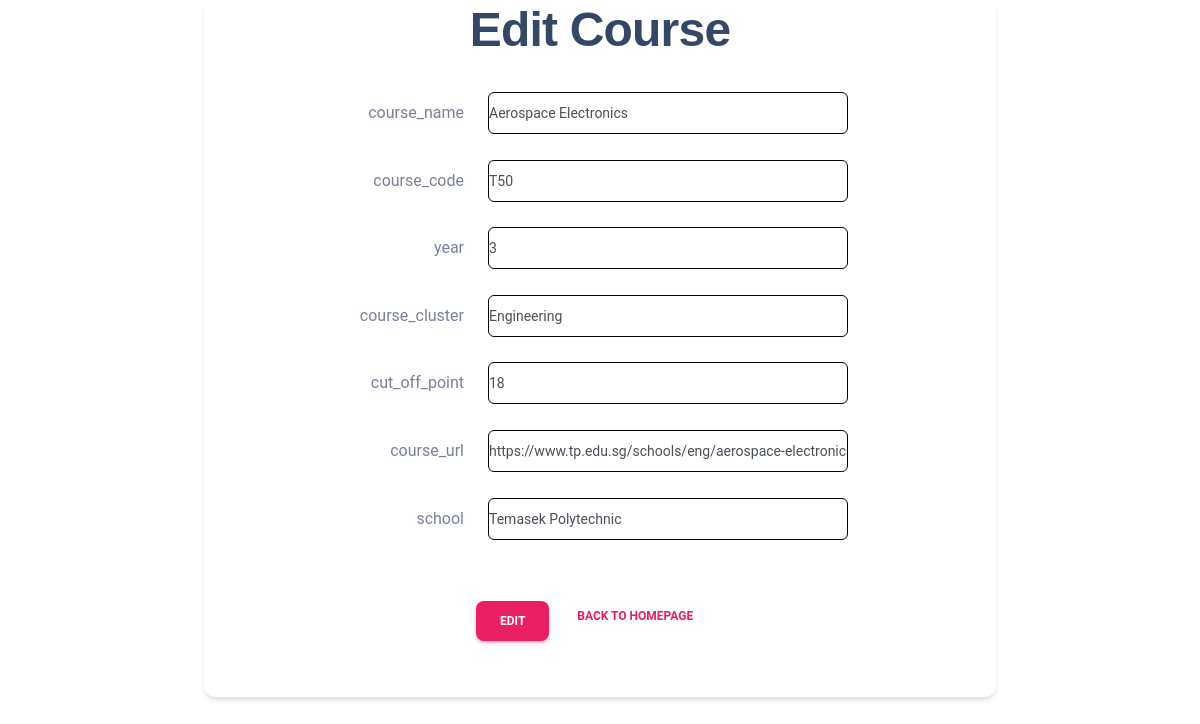
The page /MainProj/adminEdit.php?id=8 on the database its author committed.
### tables this page shows
CREATE TABLE `CoursesCatalogue` (
  `course_id` int(100) NOT NULL AUTO_INCREMENT,
  `course_name` varchar(100) NOT NULL,
  `course_code` varchar(45) NOT NULL,
  `year` varchar(100) NOT NULL,
  `course_cluster` varchar(100) NOT NULL,
  `cut_off_point` int(100) NOT NULL,
  `course_url` varchar(300) NOT NULL,
  `school` varchar(100) NOT NULL,
  PRIMARY KEY (`course_id`),
  UNIQUE KEY `key_name` (`course_code`)
);

### MainProj/Controller/courses_sql.php (called while the page is built, shortened)
<?php
function genGenericSQL($sql)
{
    $connection = mysqli_connect(DBHOST, DBUSER, DBPASS, DBNAME);
    if ($output = mysqli_prepare($connection, strval($sql))) {
        $output->execute();
        $result = $output->get_result();
        $arr = array();
        while ($row = $result->fetch_assoc()) {
            $arr[] = $row;
        }
        return $arr;
    } else {
        die(mysqli_error($connection));
    }
}
?>

### MainProj/Controller/courses.php (called while the page is built, shortened)
<?php
function getcolNames(){
    require_once 'courses_sql.php';
    $sql = "SELECT COLUMN_NAME FROM INFORMATION_SCHEMA.COLUMNS WHERE TABLE_NAME = 'CoursesCatalogue'";
    $result = genGenericSQL($sql);
    $colnames = array();
    foreach ($result as $colname){
        if($colname['COLUMN_NAME'] != 'course_id'){
            array_push($colnames, $colname['COLUMN_NAME']);
        }
    }
    return $colnames;
}
function getALLcolNames(){
    require_once 'courses_sql.php';
    $sql = "SELECT COLUMN_NAME FROM INFORMATION_SCHEMA.COLUMNS WHERE TABLE_NAME = 'CoursesCatalogue'";
    $result = genGenericSQL($sql);
    $colnames = array();
    foreach ($result as $colname){
            array_push($colnames, $colname['COLUMN_NAME']);
    }
    return $colnames;
}

### MainProj/Controller/script.php (called while the page is built, shortened)
<?php
require_once $_SERVER['DOCUMENT_ROOT']."/Controller/courses.php";
$cols = getALLcolNames();
?>

### MainProj/adminEdit.php (the view, shortened to what this page needs)
<head>
    <link id="pagestyle" href="./assets/css/material-kit.css?v=3.0.4" rel="stylesheet"/>
</head>
<body>
<?php
require 'Controller/script.php';
?>
<main class="addcourse">
    <div class="cotainer">
        <div class="row justify-content-center">
            <div class="col-md-8">
                <div class="card">
                    <h1 style="display:Flex; justify-content:center">
                        Edit Course
                    </h1>
                    <div class="card-body">
                        <form action="<?php echo htmlspecialchars($_SERVER["PHP_SELF"]); ?>" method="post">
                            <?php
                            require_once 'Controller/courses.php';
                            $id = $_GET['id'];
                            $conn = mysqli_connect(DBHOST, DBUSER, DBPASS, DBNAME);
                            if ($findcourse = mysqli_prepare($conn, "SELECT * FROM CoursesCatalogue WHERE course_id =?")) {
                                $findcourse->bind_param('i', $id);
                                $findcourse->execute();
                                $result = $findcourse->get_result();
                            }
                            $arr = array();
                            while ($row = $result->fetch_assoc()) {
                                $arr[] = $row;
                            }
                            $cols = getcolNames();
                            foreach ($cols as $col){
                                echo "<div class='form-group row'>";
                                echo "<label for='".$col."' class='col-md-4 col-form-label text-md-right d-flex justify-content-end'>".$col."</label>";
                                echo "<div class='col-md-6'>";
                                echo "<input id='".$col."' type='text' class='form-control-text' name='".$col."' value='".$arr[0][$col]."' required autofocus>";
                                echo "</div>";
                                echo "</div>";
                                echo "<br>";
                            }
                            ?>
                            <br>
                            <div class="col-md-6 offset-md-4">
                                <button type="button" class="btn btn-primary" name="edit" style="margin-top: 10px"
                                        onclick="submitData('edit');">
                                    Edit
                                </button>
                                <a href="admin.php" class="btn btn-link">
                                    Back to Homepage
                                </a>
                            </div>
                        </form>
                    </div>
                </div>
            </div>
        </div>
    </div>
</main>
</body>

### rows shown on the page
coursescatalogue: course_name "Aerospace Electronics", course_code "T50", year "3", course_cluster "Engineering", cut_off_point "18", course_url "https://www.tp.edu.sg/schools/eng/aerospace-electronics", school "Temasek Polytechnic"

### other values the page prints
$col "course_name"
$col "course_code"
$col "year"
$col "course_cluster"
$col "cut_off_point"
$col "course_url"
$col "school"
